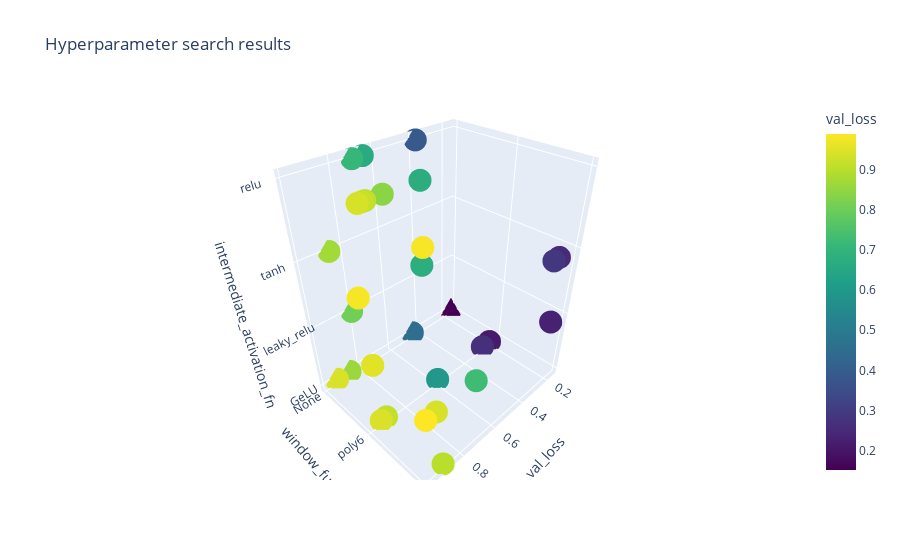
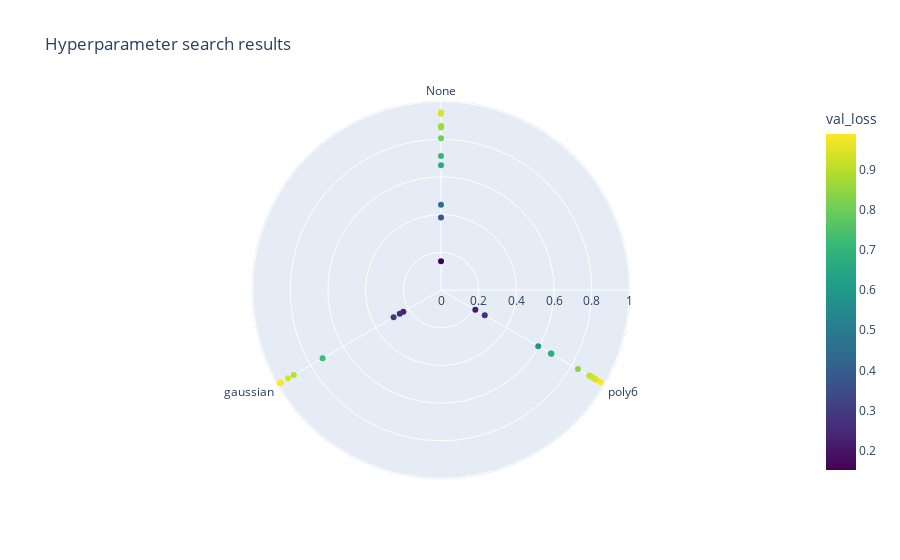

Write notebook code for charts like these, in order.
### Code cell
# Create 3D scatterplot
fig = px.scatter_3d(
    df,
    x='val_loss',
    y='window_function',
    z='intermediate_activation_fn',
    color='val_loss',
    color_continuous_scale='viridis',
    title='Hyperparameter search results',
)
fig.show()


# Create radius chart
fig = px.scatter_polar(
    df,
    r='val_loss',
    theta='window_function',
    color='val_loss',
    color_continuous_scale='viridis',
    title='Hyperparameter search results',
)
fig.show()

# create an actual radius chart for all dimensions of df
# https://plotly.com/python/radar-chart/

### Figure 1 — Plotly figure (JSON) as saved in the notebook; plotly's stock layout.template omitted (floating-point values rounded to 4 significant figures)
{"data": [{"hovertemplate": "val_loss=%{marker.color}<br>window_function=%{y}<br>intermediate_activation_fn=%{z}<extra></extra>", "legendgroup": "", "marker": {"color": [0.152, 0.2104, 0.2308, 0.2526, 0.2679, 0.2904, 0.3848, 0.4517, 0.5957, 0.6613, 0.6737, 0.6765, 0.7109, 0.7254, 0.8056, 0.8387, 0.862, 0.8704, 0.902, 0.9086, 0.9124, 0.9206, 0.9355, 0.9366, 0.9381, 0.9412, 0.9415, 0.9517, 0.9779, 0.9803, 0.9882], "coloraxis": "coloraxis", "symbol": "circle"}, "mode": "markers", "name": "", "scene": "scene", "showlegend": false, "type": "scatter3d", "x": [0.152, 0.2104, 0.2308, 0.2526, 0.2679, 0.2904, 0.3848, 0.4517, 0.5957, 0.6613, 0.6737, 0.6765, 0.7109, 0.7254, 0.8056, 0.8387, 0.862, 0.8704, 0.902, 0.9086, 0.9124, 0.9206, 0.9355, 0.9366, 0.9381, 0.9412, 0.9415, 0.9517, 0.9779, 0.9803, 0.9882], "y": ["None", "poly6", "gaussian", "gaussian", "poly6", "gaussian", "None", "None", "poly6", "None", "poly6", "poly6", "None", "gaussian", "None", "poly6", "None", "None", "gaussian", "poly6", "poly6", "poly6", "None", "gaussian", "poly6", "None", "poly6", "poly6", "poly6", "gaussian", "gaussian"], "z": ["GeLU", "GeLU", "leaky_relu", "tanh", "GeLU", "tanh", "relu", "GeLU", "GeLU", "relu", "relu", "tanh", "relu", "leaky_relu", "leaky_relu", "relu", "GeLU", "tanh", "GeLU", "relu", "GeLU", "relu", "GeLU", "leaky_relu", "relu", "GeLU", "GeLU", "leaky_relu", "tanh", "relu", "leaky_relu"]}], "layout": {"coloraxis": {"colorbar": {"title": {"text": "val_loss"}}, "colorscale": [[0, "#440154"], [0.1111, "#482878"], [0.2222, "#3e4989"], [0.3333, "#31688e"], [0.4444, "#26828e"], [0.5556, "#1f9e89"], [0.6667, "#35b779"], [0.7778, "#6ece58"], [0.8889, "#b5de2b"], [1, "#fde725"]]}, "legend": {"tracegroupgap": 0}, "scene": {"domain": {"x": [0, 1], "y": [0, 1]}, "xaxis": {"title": {"text": "val_loss"}}, "yaxis": {"title": {"text": "window_function"}}, "zaxis": {"title": {"text": "intermediate_activation_fn"}}}, "title": {"text": "Hyperparameter search results"}}}

### Figure 2 — Plotly figure (JSON) as saved in the notebook; plotly's stock layout.template omitted (floating-point values rounded to 4 significant figures)
{"data": [{"hovertemplate": "val_loss=%{marker.color}<br>window_function=%{theta}<extra></extra>", "legendgroup": "", "marker": {"color": [0.152, 0.2104, 0.2308, 0.2526, 0.2679, 0.2904, 0.3848, 0.4517, 0.5957, 0.6613, 0.6737, 0.6765, 0.7109, 0.7254, 0.8056, 0.8387, 0.862, 0.8704, 0.902, 0.9086, 0.9124, 0.9206, 0.9355, 0.9366, 0.9381, 0.9412, 0.9415, 0.9517, 0.9779, 0.9803, 0.9882], "coloraxis": "coloraxis", "symbol": "circle"}, "mode": "markers", "name": "", "r": [0.152, 0.2104, 0.2308, 0.2526, 0.2679, 0.2904, 0.3848, 0.4517, 0.5957, 0.6613, 0.6737, 0.6765, 0.7109, 0.7254, 0.8056, 0.8387, 0.862, 0.8704, 0.902, 0.9086, 0.9124, 0.9206, 0.9355, 0.9366, 0.9381, 0.9412, 0.9415, 0.9517, 0.9779, 0.9803, 0.9882], "showlegend": false, "subplot": "polar", "theta": ["None", "poly6", "gaussian", "gaussian", "poly6", "gaussian", "None", "None", "poly6", "None", "poly6", "poly6", "None", "gaussian", "None", "poly6", "None", "None", "gaussian", "poly6", "poly6", "poly6", "None", "gaussian", "poly6", "None", "poly6", "poly6", "poly6", "gaussian", "gaussian"], "type": "scatterpolar"}], "layout": {"coloraxis": {"colorbar": {"title": {"text": "val_loss"}}, "colorscale": [[0, "#440154"], [0.1111, "#482878"], [0.2222, "#3e4989"], [0.3333, "#31688e"], [0.4444, "#26828e"], [0.5556, "#1f9e89"], [0.6667, "#35b779"], [0.7778, "#6ece58"], [0.8889, "#b5de2b"], [1, "#fde725"]]}, "legend": {"tracegroupgap": 0}, "polar": {"angularaxis": {"direction": "clockwise", "rotation": 90}, "domain": {"x": [0, 1], "y": [0, 1]}}, "title": {"text": "Hyperparameter search results"}}}
